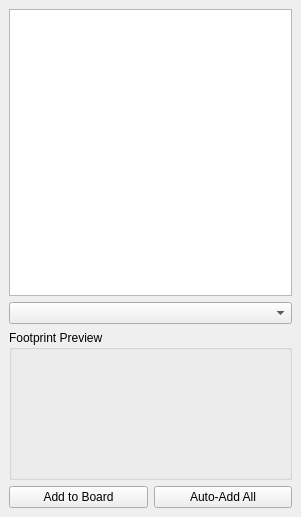
<?xml version="1.0" encoding="UTF-8"?>
<ui version="4.0">
 <class>UnplacedComponentsDock</class>
 <widget class="QDockWidget" name="UnplacedComponentsDock">
  <property name="geometry">
   <rect>
    <x>0</x>
    <y>0</y>
    <width>301</width>
    <height>517</height>
   </rect>
  </property>
  <property name="windowTitle">
   <string>Unplaced Components</string>
  </property>
  <widget class="QWidget" name="dockWidgetContents">
   <layout class="QVBoxLayout" name="verticalLayout">
    <item>
     <widget class="QListWidget" name="lstUnplacedComponents"/>
    </item>
    <item>
     <widget class="QComboBox" name="cbxSelectedComponent"/>
    </item>
    <item>
     <widget class="QGroupBox" name="groupBox">
      <property name="minimumSize">
       <size>
        <width>0</width>
        <height>150</height>
       </size>
      </property>
      <property name="title">
       <string>Footprint Preview</string>
      </property>
     </widget>
    </item>
    <item>
     <layout class="QHBoxLayout" name="horizontalLayout">
      <item>
       <widget class="QPushButton" name="btnAdd">
        <property name="text">
         <string>Add to Board</string>
        </property>
       </widget>
      </item>
      <item>
       <widget class="QPushButton" name="btnAddAll">
        <property name="text">
         <string>Auto-Add All</string>
        </property>
       </widget>
      </item>
     </layout>
    </item>
   </layout>
  </widget>
 </widget>
 <resources/>
 <connections/>
</ui>
